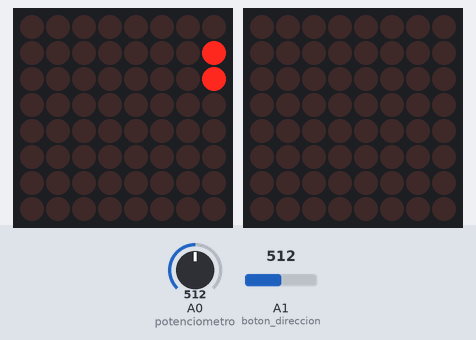
This sketch was run on a simulated Arduino Mega 2560, built with avr-gcc and run on an emulated ATmega2560. Shown: 2 × 8×8 LED matrix. Wiring (inferred from the names in the program): LED matrix (orientation assumed): rows pin 22, pin 23, pin 24, pin 25, pin 26, pin 27, pin 28, pin 29; columns pin 46, pin 47, pin 48, pin 49, pin 50, pin 51, pin 52, pin 53. Inputs (shaded band) come from the test bench; at power-on: A0 (potenciometro) = 512, A1 (boton_direccion) = 512.

Above: at 1.2 s.
1.3 s: A0 (potenciometro) set to 122
At 2.13 s:
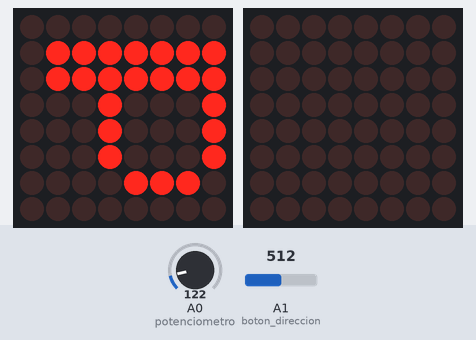
3.3 s: A1 (boton_direccion) set to 0
At 4.88 s:
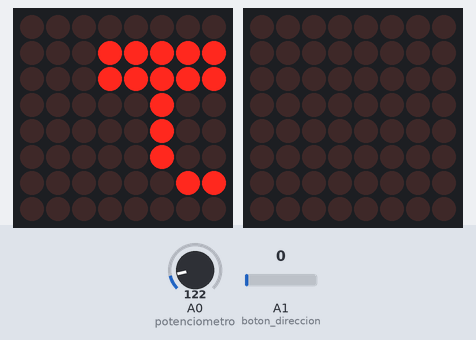
5.1 s: A0 (potenciometro) set to 0
At 6.19 s:
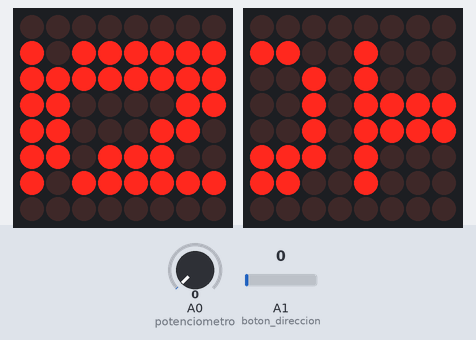
7.8 s: A0 (potenciometro) set to 1023
At 8.2 s:
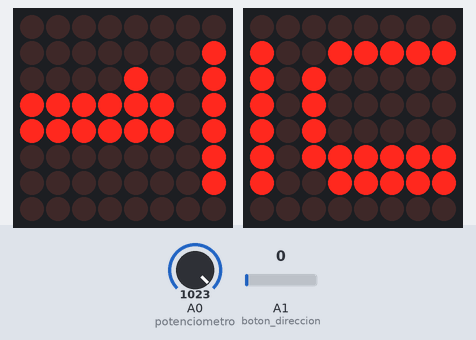
10.8 s: A1 (boton_direccion) set to 17
At 11.7 s:
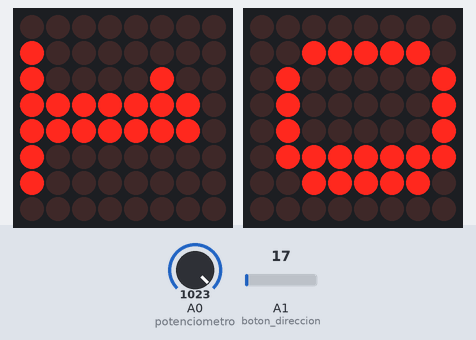
13.8 s: A0 (potenciometro) set to 306
At 15.91 s:
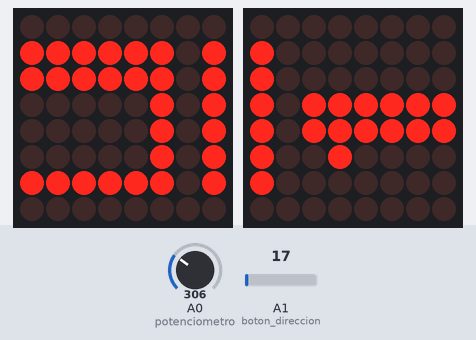

The sketch:

sketch_practica1.ino
```cpp
#include "LedControl.h"

LedControl lc=LedControl(13,12,8,1);

//Para el movimiento de la cadena
int potenciometro = A0;
float valor_potenciometro = 0;
int posicion_cadena = 0;
const int cantidad_columnas = 160;
int boton_direccion = A1;
bool movimiento_hacia_abajo = true;

//Controlan el tiempo de recorrido de la cadena
long previousMillis = 0;
unsigned long delaytime = 1000;

//Cadena
byte cadena_sin_driver [9][cantidad_columnas] = {
  {0,0,0,0,0,0,0,0,0,0,0,0,0,0,0,0,0,0,0,0,0,0,0,0,0,0,0,0,0,0,0,0,0,0,0,0,0,0,0,0,0,0,0,0,0,0,0,0,0,0,0,0,0,0,0,0,0,0,0,0,0,0,0,0,0,0,0,0,0,0,0,0,0,0,0,0,0,0,0,0,0,0,0,0,0,0,0,0,0,0,0,0,0,0,0,0,0,0,0,0,0,0,0,0,0,0,0,0,0,0,0,0,0,0,0,0,0,0,0,0,0,0,0,0,0,0,0,0,0,0,0,0,0,0,0,0,0,0,0,0,0,0,0,0,0,0,0,0,0,0,0,0,0,0,0,0,0,0,0,0},
  {0,0,0,0,0,0,0,0,0,1,1,1,1,1,1,1,0,1,0,0,0,0,0,0,0,1,1,0,0,1,1,1,1,1,0,0,1,1,1,1,1,1,1,0,0,1,1,1,1,1,1,0,1,1,1,1,1,1,1,0,0,1,1,1,1,1,0,0,1,0,0,0,0,0,0,0,1,1,1,1,1,1,1,0,1,1,0,0,1,0,0,1,1,0,0,1,1,1,1,1,1,1,0,0,1,1,1,1,1,0,0,0,1,1,1,1,1,0,0,1,0,0,0,0,0,1,0,0,1,1,1,1,1,0,0,1,1,1,1,1,1,1,0,0,1,1,1,1,1,1,0,0,0,0,0,0,0,0,0,0},
  {0,0,0,0,0,0,0,0,0,1,1,1,1,1,1,1,0,1,0,0,0,0,1,0,0,1,1,0,1,1,1,1,1,1,1,0,1,1,1,1,1,1,1,0,1,1,1,1,1,1,1,0,1,1,1,1,1,1,1,0,1,1,1,1,1,1,1,0,1,0,0,0,0,1,0,0,1,1,1,1,1,1,1,0,1,1,0,1,0,0,1,1,1,1,0,1,1,1,1,1,1,1,0,1,1,1,1,1,1,1,0,1,1,1,1,1,1,1,0,1,0,0,0,0,0,1,0,1,1,1,1,1,1,1,0,1,1,1,1,1,1,1,0,0,1,1,1,1,1,1,1,0,0,0,0,0,0,0,0,0},
  {0,0,0,0,0,0,0,0,0,0,0,1,0,0,0,1,0,1,1,1,1,1,1,1,0,1,1,0,1,0,0,0,0,0,1,0,0,0,1,0,0,0,1,0,1,0,0,0,0,0,0,0,0,0,1,0,0,0,1,0,1,0,0,0,0,0,1,0,1,1,1,1,1,1,1,0,1,0,0,0,0,0,1,0,1,1,0,1,0,0,1,0,0,1,0,1,0,0,1,0,0,1,0,1,0,0,0,0,0,1,0,1,0,0,0,0,0,1,0,1,1,1,1,1,1,1,0,1,0,0,0,0,0,1,0,0,0,0,0,1,1,0,0,0,0,0,1,0,0,0,1,0,0,0,0,0,0,0,0,0},
  {0,0,0,0,0,0,0,0,0,0,0,1,0,0,0,1,0,1,1,1,1,1,1,1,0,1,1,0,1,0,0,0,0,0,1,0,0,0,1,0,0,0,1,0,1,0,0,0,0,0,0,0,0,0,1,0,0,0,1,0,1,0,0,0,0,0,1,0,1,1,1,1,1,1,1,0,1,0,0,0,0,0,1,0,1,1,0,1,0,0,1,0,0,1,0,1,0,0,1,0,0,1,0,1,0,0,0,0,0,1,0,1,0,0,0,0,0,1,0,1,1,1,1,1,1,1,0,1,0,0,0,0,0,1,0,0,0,0,1,0,0,0,0,0,0,0,1,0,0,0,1,0,0,0,0,0,0,0,0,0},
  {0,0,0,0,0,0,0,0,0,0,0,1,0,0,0,1,0,1,0,0,0,0,0,0,0,1,1,0,1,0,1,0,0,0,1,0,0,0,1,0,0,0,1,0,1,0,0,0,0,0,0,0,0,0,1,0,0,0,1,0,1,0,0,0,0,0,1,0,1,0,0,0,0,0,0,0,1,0,0,0,0,0,1,0,1,1,0,1,1,1,1,0,0,1,0,1,0,0,1,0,0,1,0,1,0,0,0,0,0,1,0,1,0,0,0,0,0,1,0,1,0,0,0,0,0,1,0,1,0,0,0,0,0,1,0,0,1,1,0,0,0,0,0,0,0,0,1,0,0,0,1,0,0,0,0,0,0,0,0,0},
  {0,0,0,0,0,0,0,0,0,0,0,0,1,1,1,0,0,1,0,0,0,0,0,0,0,1,1,0,0,1,1,0,0,1,0,0,1,1,0,1,1,1,0,0,0,1,1,1,1,1,1,0,0,0,0,1,1,1,0,0,0,1,1,1,1,1,0,0,1,0,0,0,0,0,0,0,1,1,1,1,1,1,1,0,1,1,0,0,1,1,0,0,1,0,0,1,0,0,1,0,0,1,0,0,1,0,0,0,1,0,0,0,1,0,0,0,1,0,0,1,0,0,0,0,0,1,0,0,1,1,1,1,1,0,0,1,1,1,1,1,1,1,0,0,1,1,1,1,1,1,0,0,0,0,0,0,0,0,0,0},
  {0,0,0,0,0,0,0,0,0,0,0,0,0,0,0,0,0,0,0,0,0,0,0,0,0,0,0,0,0,0,0,0,0,0,0,0,0,0,0,0,0,0,0,0,0,0,0,0,0,0,0,0,0,0,0,0,0,0,0,0,0,0,0,0,0,0,0,0,0,0,0,0,0,0,0,0,0,0,0,0,0,0,0,0,0,0,0,0,0,0,0,0,0,0,0,0,0,0,0,0,0,0,0,0,0,0,0,0,0,0,0,0,0,0,0,0,0,0,0,0,0,0,0,0,0,0,0,0,0,0,0,0,0,0,0,0,0,0,0,0,0,0,0,0,0,0,0,0,0,0,0,0,0,0,0,0,0,0,0,0},
  {0,0,0,0,0,0,0,0,0,0,0,0,0,0,0,0,0,0,0,0,0,0,0,0,0,0,0,0,0,0,0,0,0,0,0,0,0,0,0,0,0,0,0,0,0,0,0,0,0,0,0,0,0,0,0,0,0,0,0,0,0,0,0,0,0,0,0,0,0,0,0,0,0,0,0,0,0,0,0,0,0,0,0,0,0,0,0,0,0,0,0,0,0,0,0,0,0,0,0,0,0,0,0,0,0,0,0,0,0,0,0,0,0,0,0,0,0,0,0,0,0,0,0,0,0,0,0,0,0,0,0,0,0,0,0,0,0,0,0,0,0,0,0,0,0,0,0,0,0,0,0,0,0,0,0,0,0,0,0,0}
};

//Salidas
int filas[] = {22, 23, 24, 25, 26, 27, 28, 29};
int columnas[] {46, 47, 48, 49, 50, 51, 52, 53};

void setup() {
  //Se declara para poder utilizar la terminar virtual
  Serial.begin(9600);
  //Se declara las entradas
  pinMode(potenciometro, INPUT);
  pinMode(boton_direccion, INPUT);
  // Se declaran las filas y columnas que seran salidas
  for(int i = 0; i < 8; i++){
    pinMode(filas[i], OUTPUT);
    pinMode(columnas[i], OUTPUT);
  }

  //Se limpia la matriz que no posee driver
  LimpiarMatriz();
  //Se configura la matriz con driver
  lc.shutdown(0,false);
  lc.setIntensity(0,8);
  lc.clearDisplay(0);

}

void loop() {
  MatrizSinDriver();
  CambiarDireccion();
}

void CambiarDireccion(){
  if(analogRead(boton_direccion) > 0){
    movimiento_hacia_abajo = true;
  }else{
    movimiento_hacia_abajo = false;
  }
}

void MatrizSinDriver(){
  valor_potenciometro = analogRead(potenciometro);
  delaytime = valor_potenciometro;
  unsigned long currentMillis = millis();

  //Imprime un bloque de 8x8 del array -> cadena_sin_driver
  for(int i = 0; i < 9; i++){
    SeleccionarFila(i);
    for(int j = 0; j < 8; j++){
      Setear_LED_En_Fila_Activa(j, cadena_sin_driver[i][j+posicion_cadena]);
    }
    delay(2);
  }

  if(currentMillis - previousMillis > delaytime) {
    previousMillis = currentMillis;
    if(movimiento_hacia_abajo == true){
      posicion_cadena = (posicion_cadena == (cantidad_columnas-1)) ? 0: posicion_cadena + 1;
    }else{
      posicion_cadena = (posicion_cadena == 0) ? cantidad_columnas-2: posicion_cadena - 1;
    }
    MatrizConDriver(posicion_cadena-1);
  }
}

void MatrizConDriver(int posicion){
  short cantidad_ciclos = posicion > 7? 8: posicion+1;
  short posicion_inicial_columna = posicion < 8? 0: posicion-7;
  short columna = 7;
  //Se utiliza para las columnas
  for(int i = 0; i < cantidad_ciclos; i++){
    //Imprime todas las filas
    for(int j = 0; j < 8; j++){
      lc.setLed(0,columna-j,(cantidad_ciclos-1)-i,cadena_sin_driver[j][posicion_inicial_columna+i]);
    }
  }
}

void SeleccionarFila(int fila){
  if(fila == 0) digitalWrite(filas[0],LOW); else digitalWrite(filas[0],HIGH);
  if(fila == 1) digitalWrite(filas[1],LOW); else digitalWrite(filas[1],HIGH);
  if(fila == 2) digitalWrite(filas[2],LOW); else digitalWrite(filas[2],HIGH);
  if(fila == 3) digitalWrite(filas[3],LOW); else digitalWrite(filas[3],HIGH);
  if(fila == 4) digitalWrite(filas[4],LOW); else digitalWrite(filas[4],HIGH);
  if(fila == 5) digitalWrite(filas[5],LOW); else digitalWrite(filas[5],HIGH);
  if(fila == 6) digitalWrite(filas[6],LOW); else digitalWrite(filas[6],HIGH);
  if(fila == 7) digitalWrite(filas[7],LOW); else digitalWrite(filas[7],HIGH);
}

void Setear_LED_En_Fila_Activa(int columna, int estado){
  if (columna == 0) digitalWrite(columnas[0], estado);
  if (columna == 1) digitalWrite(columnas[1], estado);
  if (columna == 2) digitalWrite(columnas[2], estado);
  if (columna == 3) digitalWrite(columnas[3], estado);
  if (columna == 4) digitalWrite(columnas[4], estado);
  if (columna == 5) digitalWrite(columnas[5], estado);
  if (columna == 6) digitalWrite(columnas[6], estado);
  if (columna == 7) digitalWrite(columnas[7], estado);
}

void LimpiarMatriz(){
  for (int j=0; j<8; j++){
    digitalWrite(filas[j], HIGH);
    for (int k= 0; k<8 ; k++){
      digitalWrite(columnas[k], LOW);
    }
  }
}
//Serial.println(valor_potenciometro/10);
```

Measured:
- after the input at 3.3 s, the display: first differs from a run without the input after 0.09 s (image 2 shows a later state)
- after the input at 7.8 s, the display: first changes at once (image 4 shows a later state)
- after the input at 10.8 s, the display: first changes after 0.12 s (image 5 shows a later state)
- what the display in image 4 shows lasts 1.0 s, from 7.9 s to 8.9 s
